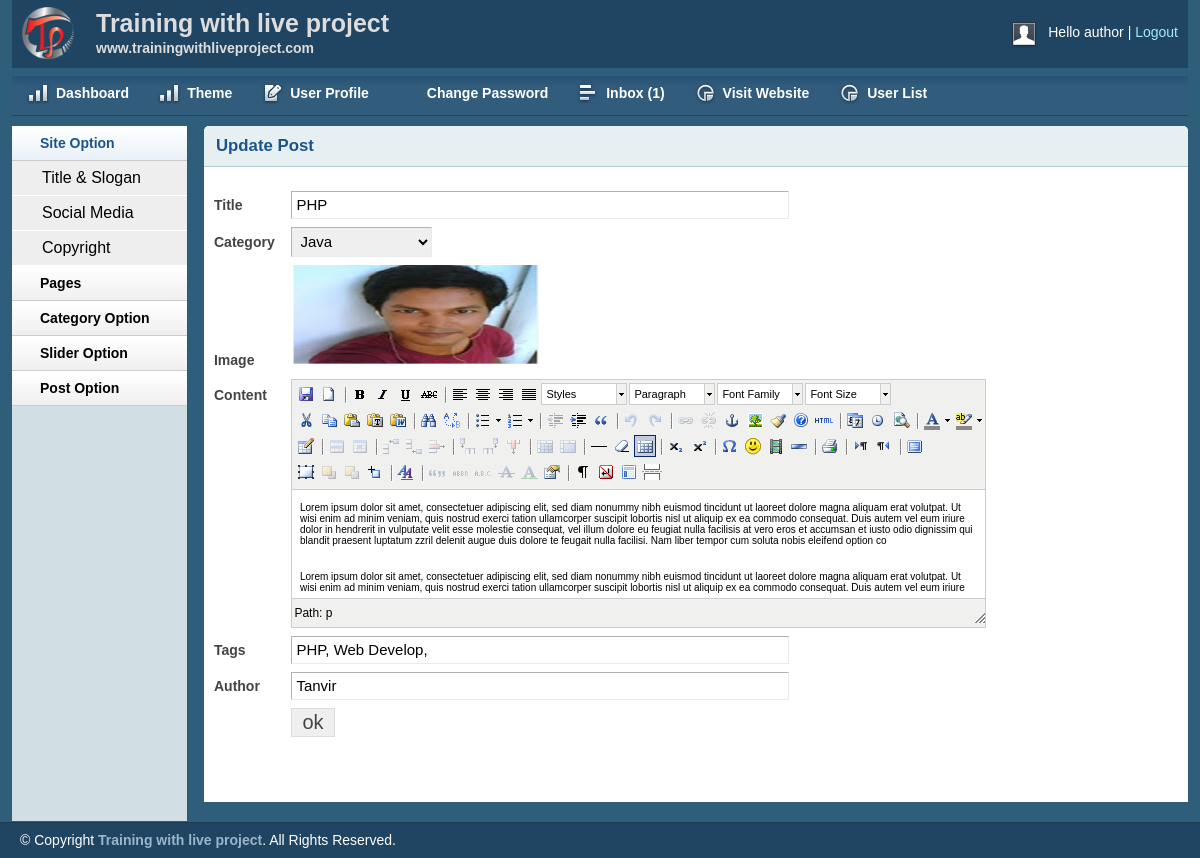
Screenshot of /admin/viewpost.php?viewpostid=6 (signed in) with the database file from the repository.
### tables this page shows
CREATE TABLE `tbl_post` (
  `id` int(11) NOT NULL,
  `cat` int(11) NOT NULL,
  `title` varchar(150) NOT NULL,
  `body` text NOT NULL,
  `image` varchar(255) NOT NULL,
  `author` varchar(100) NOT NULL,
  `tag` varchar(255) NOT NULL,
  `date` timestamp NOT NULL DEFAULT CURRENT_TIMESTAMP,
  `userid` int(11) NOT NULL
);

### lib/Database.php (called while the page is built, shortened)
<?php
Class Database{
 public $host   = DB_HOST;
 public $user   = DB_USER;
 public $pass   = DB_PASS;
 public $dbname = DB_NAME;
 public $link;
private function connectDB(){
 $this->link = new mysqli($this->host, $this->user, $this->pass,
  $this->dbname);
 }
public function select($query){
  $result = $this->link->query($query) or
   die($this->link->error.__LINE__);
  if($result->num_rows > 0){
    return $result;
  } else {
    return false;
  }
 }
}

### admin/viewpost.php (the view, shortened to what this page needs)
<?php include "inc/header.php"; ?>
<?php include "inc/sidebar.php"; ?>
<?php
if (!isset($_GET['viewpostid'])|| $_GET['viewpostid'] == NULL) {
    echo "<script>window.location = 'postlist.php';</script>";
} else {
    $postid = $_GET['viewpostid'];
}
?>
<div class="grid_10">
<div class="box round first grid">
<h2>Update Post</h2>
<div class="block">
<?php
$query = "SELECT * FROM tbl_post WHERE id='$postid' order by id desc";
$getpost = $db->select($query);
while ($postresult = $getpost->fetch_assoc()){
?>
<form action="" method="post" enctype="multipart/form-data">
<table class="form">
    <tr>
        <td>
            <label>Title</label>
        </td>
        <td>
            <input type="text" readonly value="<?php echo $postresult['title']; ?>" class="medium" />
        </td>
    </tr>
<tr>
    <td>
        <label>Category</label>
    </td>
    <td>
    <select id="select"
    <option>Select Category</option>
    <?php
        $query = "SELECT * FROM tbl_catagory";
        $catagory = $db->select($query);
        if ($catagory) {
            while ($result = $catagory->fetch_assoc()){
        ?>
        <option value="<?php echo $result['id']; ?>"><?php echo $result['name']; ?></option>
       <?php } } ?>
        </select>
    </td>
</tr>
    <tr>
        <td>
            <label>Image</label>
        </td>
        <td>
        <img src="<?php echo $postresult['image']; ?>" height="100px" width="250px" /> </br>
        </td>
    </tr>
    <tr>
        <td style="vertical-align: top; padding-top: 10px;">
            <label>Content</label>
        </td>
        <td>
        </td>
     <tr>
        <td>
            <label>Tags</label>
        </td>
        <td>
            <input type="text" readonly value="<?php echo $postresult['tag']; ?>" class="medium" />
        </td>
    </tr>
     <tr>
        <td>
            <label>Author</label>
        </td>
        <td>
            <input type="text" readonly value="<?php echo $postresult['author']; ?>" class="medium" />
        </td>
    </tr>
    </tr>
	<tr>
        <td></td>
        <td>
            <input type="submit" name="submit" Value="ok" />
        </td>
    </tr>
</table>
</form>
<?php }  ?>
</div>
</div>
</div>
<?php include "inc/footer.php"; ?>

### admin/css/text.css (style rules this page uses)
body { font: 13px/1.5 Tahoma, Helvetica, Arial, 'Liberation Sans', FreeSans, sans-serif; }
h2 { font-size: 23px; }
p, dl, hr, h1, h2, h3, h4, h5, h6, ol, ul, pre, table, address, fieldset { margin-bottom: 20px; }

### admin/css/grid.css (style rules this page uses)
.grid_1, .grid_2, .grid_3, .grid_4, .grid_5, .grid_6, .grid_7, .grid_8, .grid_9, .grid_10, .grid_11, .grid_12, .grid_13, .grid_14, .grid_15, .grid_16 { display: inline; float: left; margin-left: 1%; margin-right: 1%; }
.container_12 .grid_10 { width: 81.333%; }

### admin/css/layout.css (style rules this page uses)
body { background: #fff none repeat scroll 0 0; color: #444; font-size: 14px; padding: 0; }
h1, h2, h3, h4, h5, h6 { line-height:1.2em; margin-bottom:.3em; }
h2 { margin-top:1em; }
.box { background:#fff; margin-bottom:20px; padding:10px 10px 10px 10px; margin-left:-8px; }
.box.grid { padding-bottom:40px; }
.box.round { -moz-border-radius: 5px 5px 0px 0px; -webkit-border-radius: 5px 5px 0px 0px; border-radius: 5px 5px 0px 0px; }
.box h2 { font-size:1.2em; font-weight:bold; color:#1B548D; background:#E6F0F3; margin:-10px -10px 0 -10px; padding:10px 12px; border-bottom:1px solid #B3CBD6; -moz-border-radius: 5px 5px 0px 0px; -webkit-border-radius: 5px 5px 0px 0px; border-radius: 5px 5px 0px 0px; }
.box.first { min-height: 406px; }
.block { padding-top:20px; }
table.form { width:100%; }
table.form td { padding:4px 0px; }
table.form label { font-weight:bold; }
table.form input, table.form select { font-size: 15px; padding: 4px 4px 5px 4px; border-top: 1px solid #b3b3b3; border-left: 1px solid #b3b3b3; border-right: 1px solid #eaeaea; border-bottom: 1px solid #eaeaea; }
table.form input[type="submit"] { border: 1px solid #ddd; color: #444; cursor: pointer; font-size: 20px; padding: 2px 10px; }
input.medium { width: 55%; }
.block { padding-bottom:1px; }

### admin/js/tiny-mce/themes/advanced/skins/default/content.css (style rules this page uses)
body, td, pre { color:#000; font-family:Verdana, Arial, Helvetica, sans-serif; font-size:10px; margin:8px; }
body { background:#FFF; }
h2 { font-size: 1.5em }
img { border:0; }
table, img, hr, .mceItemAnchor { cursor:default }
table td, table th { cursor:text }

### rows the page displays
tbl_post: title "PHP", image (picture), tag "PHP, Web Develop,", author "Tanvir"

### other values shown
Session::get('username') "author"
$count "1"
form field value "Java"
